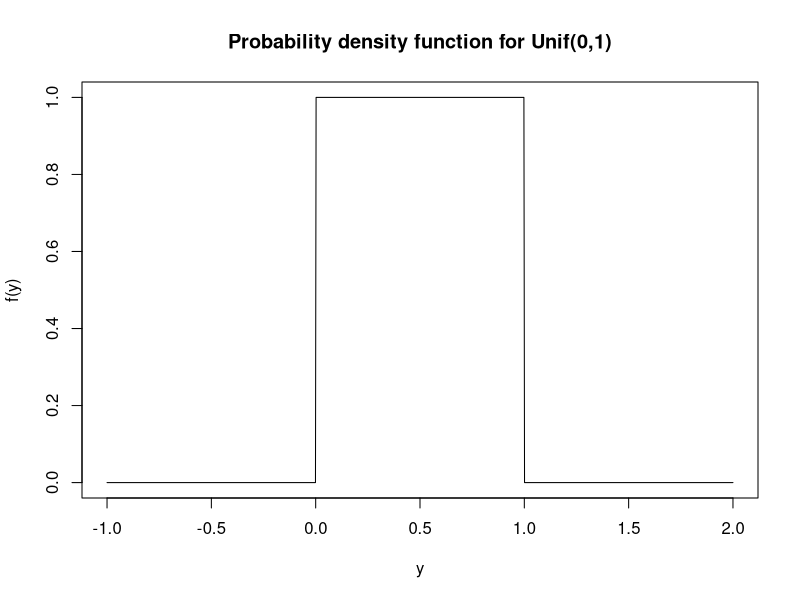
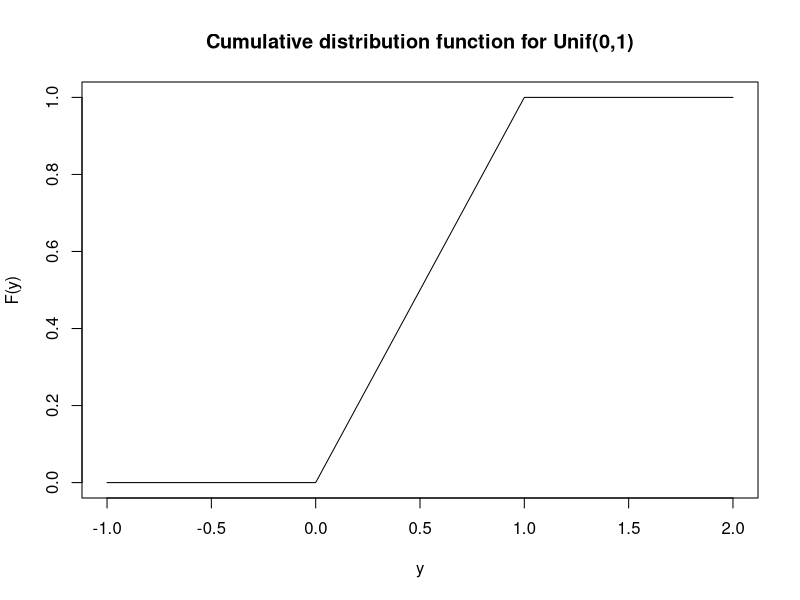
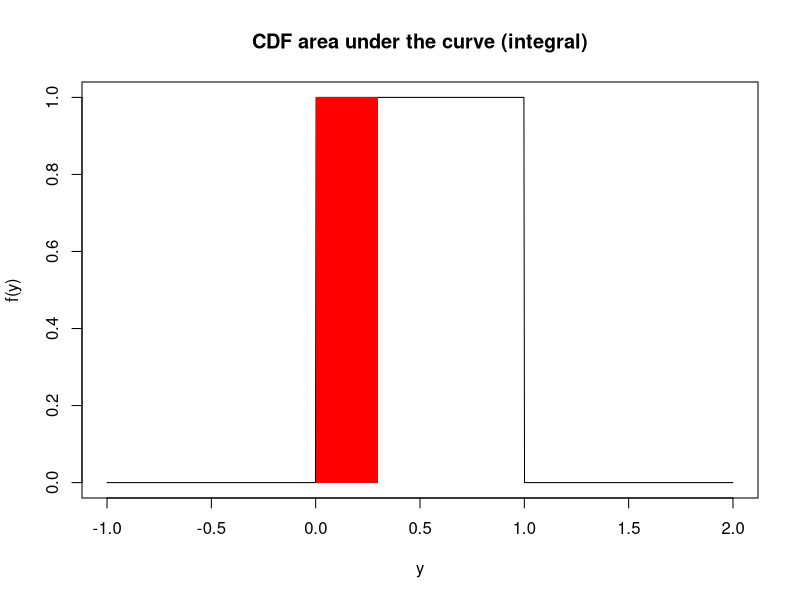
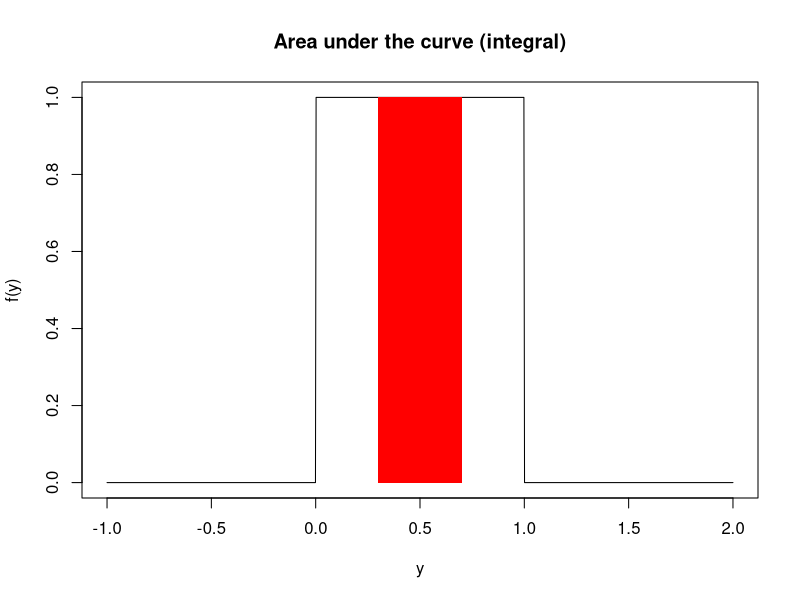
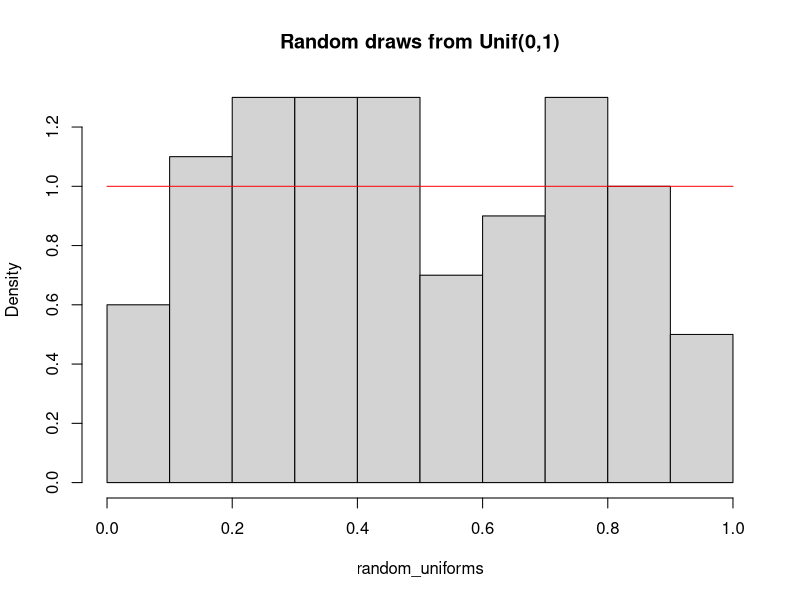
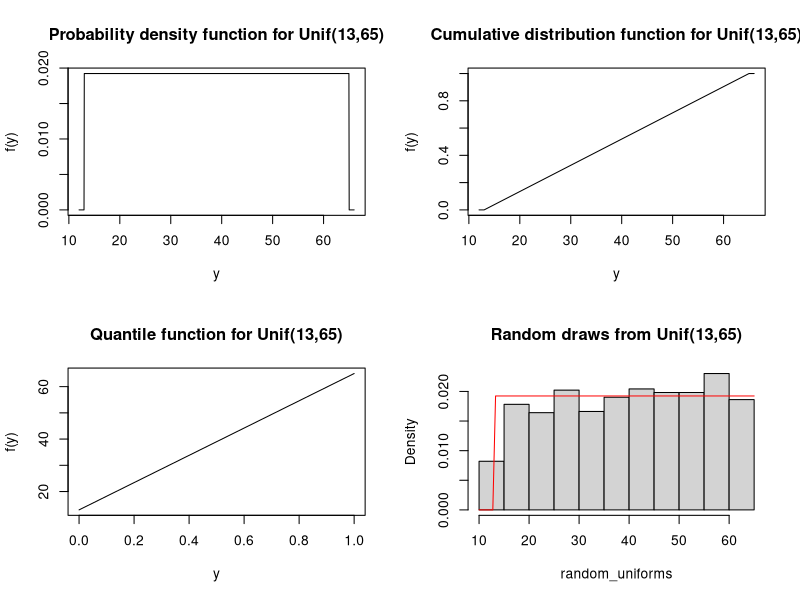
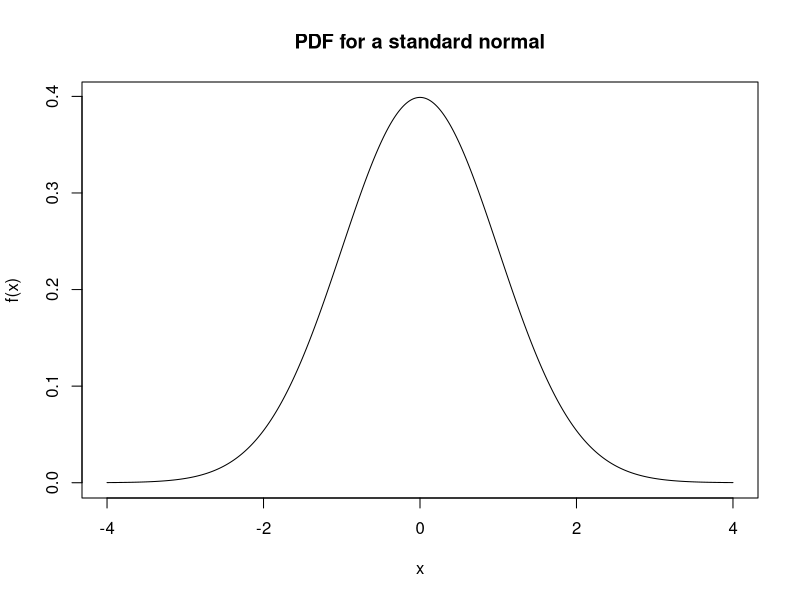
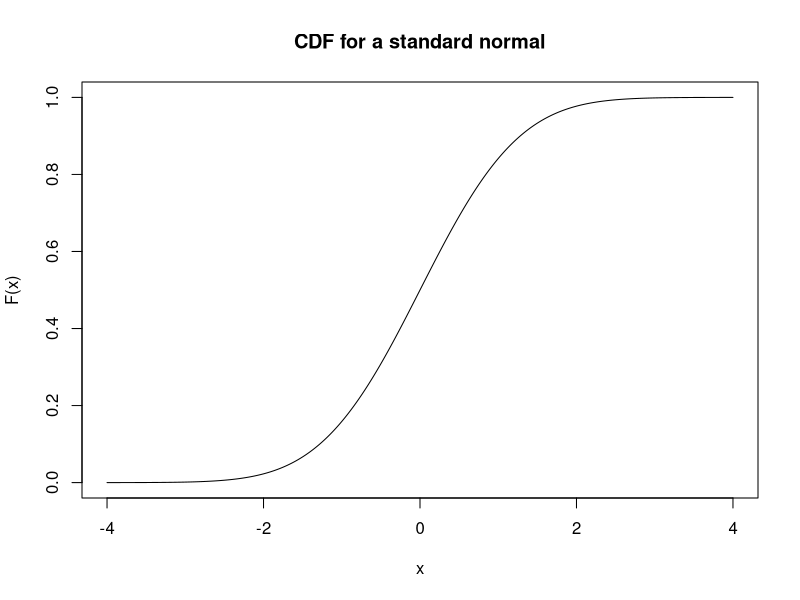

The R script that drew these images, in order:
## ---- chunk 1
a <- 0
b <- 1

# The curve function expects you to give a function of `x` and then it 
# (internally) creates a sequence of values from `from` and to `to` and creates
# plots similar to what we had before, but using a line rather than points.
curve(dunif(x, min = a, max = b), 
      from = -1, to = 2, n = 1001, 
      xlab='y', ylab='f(y)', 
      main='Probability density function for Unif(0,1)')
## ---- chunk 2
curve(punif(x, min = a, max = b), 
      from = -1, to = 2, n = 1001,
      xlab='y', ylab='F(y)', 
      main='Cumulative distribution function for Unif(0,1)')
## ---- chunk 3
# Visualize the CDF
curve(dunif(x, min = a, max = b), 
      from = -1, to = 2, n = 1001,
      xlab='y', ylab='f(y)', 
      main='CDF area under the curve (integral)')

U <- 0.3
x <- seq(-1, U, length = 1001)
polygon(c(x, rev(x)), 
          c(rep(0, length(x)), dunif(rev(x), min = a, max = b)),
          col = 'red', lty = 0)

punif(U, min = a, max = b)
## ---- chunk 4
# Visualize area under the curve
curve(dunif(x, min = a, max = b), 
      from = -1, to = 2, n = 1001,
      xlab='y', ylab='f(y)', 
      main='Area under the curve (integral)')

L <- 0.3; U <- 0.7
x <- seq(L, U, length = 1001)
polygon(c(x, rev(x)), 
          c(rep(0, length(x)), dunif(rev(x), min = a, max = b)),
          col = 'red', lty = 0)

punif(U, min = a, max = b) - punif(L, min = a, max = b)
## ---- chunk 5
random_uniforms <- runif(100, min = a, max = b)

hist(random_uniforms, 
     probability = TRUE, 
     main = 'Random draws from Unif(0,1)')

curve(dunif(x, min = a, max = b), 
      add = TRUE, col='red')
## ---- chunk 6
a <- 13
b <- 65

opar = par(mfrow=c(2,2)) # Create a 2x2 grid of figures
curve(dunif(x, min = a, max = b), 
      from = a - 1, to = b + 1, n = 1001,
      xlab='y', ylab='f(y)', 
      main='Probability density function for Unif(13,65)')

curve(punif(x, min = a, max = b), 
      from = a - 1, to = b + 1, n = 1001,
      xlab='y', ylab='f(y)', 
      main='Cumulative distribution function for Unif(13,65)')

curve(qunif(x, min = a, max = b), 
      from = 0, to = 1,
      xlab='y', ylab='f(y)', 
      main='Quantile function for Unif(13,65)')

random_uniforms <- runif(999, min = a, max = b)

hist(random_uniforms, probability = TRUE, 
     main = 'Random draws from Unif(13,65)')

curve(dunif(x, min = a, max = b), 
      add=TRUE, col='red')

par(opar) # Revert back to 1x1 grid
## ---- chunk 7
mu    <- 0
sigma <- 1 # standard deviation

curve(dnorm(x, mean = mu, sd = sigma), # notice the 3rd argument is the sd
      from = mu - 4*sigma, to = mu + 4*sigma, n = 1001,
      ylab = 'f(x)', xlab = 'x',
      main = 'PDF for a standard normal')
## ---- chunk 8
curve(pnorm(x, mean = mu, sd = sigma), 
      from = mu - 4*sigma, to = mu + 4*sigma, n = 1001,
      main = 'CDF for a standard normal',
      ylab = 'F(x)')
## ---- chunk 9
# Visualize the CDF
curve(dnorm(x, mean = mu, sd = sigma), 
      from = mu - 4*sigma, to = mu + 4*sigma, n = 1001,
      xlab='y', ylab='f(y)', 
      main='CDF area under the curve (integral)')

x <- seq(mu - 4*sigma, 0.3, length = 1001)
polygon(c(x, rev(x)), 
          c(rep(0, length(x)), dnorm(rev(x), mean = mu, sd = sigma)),
          col = 'red', lty = 0)

pnorm(0.3, mean = mu, sd = sigma)
## ---- chunk 10
# Visualize area under the curve
curve(dnorm(x, mean = mu, sd = sigma), 
      from = mu - 4*sigma, to = mu + 4*sigma, n = 1001,
      xlab='y', ylab='f(y)', 
      main='Area under the curve (integral)')

L <- -0.2; U <- 0.3
x <- seq(L, U, length = 1001)
polygon(c(x, rev(x)), 
          c(rep(0, length(x)), dnorm(rev(x), mean = mu, sd = sigma)),
          col = 'red', lty = 0)

pnorm(U, mean = mu, sd = sigma) - pnorm(L, mean = mu, sd = sigma)
## ---- chunk 11
curve(qnorm(x, mean = mu, sd = sigma),
      from = 0, to = 1, n = 1001, 
      main = 'Quantile function for a standard normal')
## ---- chunk 12
draws <- rnorm(100, mean = mu, sd = sigma)
hist(draws, probability = TRUE)
curve(dnorm(x, mean = mu, sd = sigma), n = 1001, 
      add = TRUE, col = 'red')
## ---- chunk 13
mu    <- -4
sigma <- sqrt(3) # standard deviation!!!

opar = par(mfrow=c(2,2))
curve(dnorm(x, mean = mu, sd = sigma), 
      from = mu-4*sigma, to = mu+4*sigma, n = 1001, 
      main = 'PDF for a normal')

curve(pnorm(x, mean = mu, sd = sigma), 
      from = mu-4*sigma, to = mu+4*sigma, n = 1001,
      main = 'CDF for a normal')

curve(qnorm(x, mean = mu, sd = sigma),
      from = 0, to = 1, n = 1001,
      main = 'Quantile function for a normal')

draws <- rnorm(999, mean = mu, sd = sigma)

hist(draws, probability = TRUE)
curve(dnorm(x, mean = mu, sd = sigma), n = 1001,
      add = TRUE, col = 'red')

par(opar)
## ---- chunk 14
# Try any values for mu and sigma
mu    <- 0
sigma <- 1

pnorm(mu + 1 * sigma, mean = mu, sd = sigma) - pnorm(mu - 1 * sigma, mean = mu, sd = sigma)
pnorm(mu + 2 * sigma, mean = mu, sd = sigma) - pnorm(mu - 2 * sigma, mean = mu, sd = sigma)
pnorm(mu + 3 * sigma, mean = mu, sd = sigma) - pnorm(mu - 3 * sigma, mean = mu, sd = sigma)
## ---- chunk 15
n <- 70
p <- 0.015

mn <- n*p # mean
vr <- n*p*(1-p)

dnorm(  0, mean = mn, sd = sqrt(vr)) # INCORRECT (this not even a probability)

pnorm(    0, mean = mn, sd = sqrt(vr)) # Approximate probability of 0 failures
1 - pnorm(3, mean = mn, sd = sqrt(vr)) # Approximate probability of 3 or more sensor failures
## ---- chunk 16
pnorm(    0 + 1/2, mean = mn, sd = sqrt(vr)) # Approximate probability of 0 failures
1 - pnorm(3 - 1/2, mean = mn, sd = sqrt(vr)) # Approximate probability of 3 or more sensor failures
